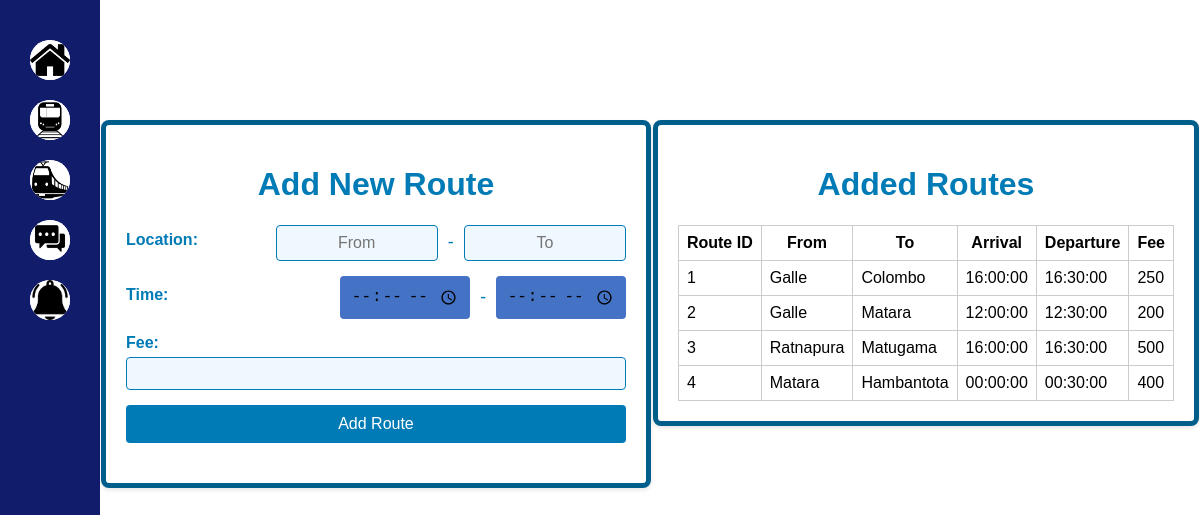
/traintimely/admin/route.php, run on the app's committed database.
### tables this page shows
CREATE TABLE `routes` (
  `route_id` int(11) NOT NULL,
  `from_station` varchar(100) DEFAULT NULL,
  `to_station` varchar(100) DEFAULT NULL,
  `arrival_time` time DEFAULT NULL,
  `departure_time` time DEFAULT NULL,
  `fee` int(11) DEFAULT NULL
);

### traintimely/admin/route.php (the view, shortened to what this page needs)
<!DOCTYPE html>
<html lang="en">
<head>
    <link rel="stylesheet" href="addroutenew1.css">
</head>
<body>
    <div class="sidebar">
        <div><a href="adminhome.php" title="Home"><img src="homeicon1.png" class="button" alt="Home" style="margin-top: 50px;"></a></div>
        <div><a href="route.php" title="Routes"><img src="railwayicon.jpg" class="button" alt="Route"></a></div>
        <div><a href="train.php" title="Trains"><img src="trainicon.jpg" class="button" alt="Train"></a></div>
        <div><a href="contacts.php" title="Messages"><img src="messageicon.jpg" class="button" alt="Messages"></a></div>
        <div><a href="notification.php" title="Notifications"><img src="notificationicon.jpg" class="button" alt="Notification"></a></div>
    </div>
    <div class="container">
        <h1>Add New Route</h1>
        <form id="routeForm" action="route.php" method="POST">
            <div class="form-group destination-container">
                <label for="destination" style="flex-basis: 100%;">Location:</label>
                <input type="text" id="routeFrom" name="routeFrom" placeholder="From" class="destination-input" required>
                <span class="separator">-</span>
                <input type="text" id="routeTo" name="routeTo" placeholder="To" class="destination-input" required>
            </div>
            <div class="form-group destination-container">
                <label for="destination" style="flex-basis: 100%;">Time:</label>
                <input type="time" id="routeArrival" name="routeArrival" placeholder="Arrival" class="destination-input" required>
                <span class="separator">-</span>
                <input type="time" id="routeDeparture" name="routeDeparture" placeholder="Departure" class="destination-input" required>
            </div>
            <div class="form-group">
                <label for="routeFee">Fee:</label>
                <input type="number" id="routeFee" name="routeFee" required>
            </div>
            <button type="submit">Add Route</button>
        </form>
    </div>
    <div class="container">
        <h1>Added Routes</h1>
        <table id="added-trains-table">
            <thead>
                <tr>
                    <th>Route ID</th>
                    <th>From</th>
                    <th>To</th>
                    <th>Arrival</th>
                    <th>Departure</th>
                    <th>Fee</th>
                </tr>
            </thead>
            <tbody>
                <?php
                    include "connection.php";
                    if ($_SERVER["REQUEST_METHOD"] == "GET") {
                        $sql1 = "SELECT route_id, from_station, to_station, arrival_time, departure_time, fee FROM routes";
                        $result = $conn->query($sql1);
                        $output = "";
                    if ($result->num_rows > 0) {
                        while ($row = mysqli_fetch_array($result)) {
                            $output .= "<tr>";
                            $output .= "<td>" . $row['route_id'] . "</td>";
                            $output .= "<td>" . $row['from_station'] . "</td>";
                            $output .= "<td>" . $row['to_station'] . "</td>";
                            $output .= "<td>" . $row['arrival_time'] . "</td>";
                            $output .= "<td>" . $row['departure_time'] . "</td>";
                            $output .= "<td>" . $row['fee'] . "</td>";
                            $output .= "</tr>";
                        }
                    } else {
                        $output = "<tr><td colspan='6'>No routes found</td></tr>";
                    }
                    echo $output;
                }
                ?>
            </tbody>
        </table>
    </div>
</body>
</html>

### traintimely/admin/addroutenew1.css (style rules this page uses)
body { margin: 0; padding: 0; background-repeat: no-repeat; background-color: white; background-size: cover; font-family: Arial, sans-serif; display: flex; flex-direction: row; height: 100vh; }
.container { max-width: 500px; margin: 20px auto; margin-top: 10%; background-color: #ffffff; padding: 20px; border-radius: 8px; box-shadow: 0 2px 4px rgba(0, 0, 0, 0.1); height: min-content; vertical-align: middle; border: 5px solid #005f8a; }
h1 { text-align: center; color: #007bb5; }
.form-group { margin-bottom: 15px; }
label { display: block; margin-bottom: 5px; font-weight: bold; color: #007bb5; }
input[type="text"], input[type="number"] { width: 100%; padding: 8px; border: 1px solid #007bb5; border-radius: 4px; box-sizing: border-box; background-color: #f0f8ff; }
button { width: 100%; padding: 10px; background-color: #007bb5; color: white; border: none; border-radius: 4px; cursor: pointer; font-size: 16px; }
.destination-container { display: flex; align-items: center; justify-content: space-between; margin-bottom: 15px; }
.destination-input { width: 45%; padding: 10px; background-color: #4472c4; color: black; border: none; border-radius: 4px; cursor: pointer; font-size: 16px; text-align: center; }
.separator { font-size: 18px; color: #007bb5; margin: 0 10px; }
.sidebar { width: 100px; background-color: #111d6a; display: flex; flex-direction: column; align-items: center; justify-content: top; }
.sidebar .button { width: 50px; height: 50px; background-color: white; border-radius: 50%; margin: 10px 0; zoom: 80%; transition: transform 0.3s ease; }
.sidebar img { zoom: 80%; }
.container table { border-collapse: collapse; border: 1px solid #ccc; }
.container table th, .container table td { border: 1px solid #ccc; padding: 8px; }

### data on the page
routes: route_id "1", from_station "Galle", to_station "Colombo", arrival_time "16:00:00", departure_time "16:30:00", fee "250"
routes: route_id "2", from_station "Galle", to_station "Matara", arrival_time "12:00:00", departure_time "12:30:00", fee "200"
routes: route_id "3", from_station "Ratnapura", to_station "Matugama", arrival_time "16:00:00", departure_time "16:30:00", fee "500"
routes: route_id "4", from_station "Matara", to_station "Hambantota", arrival_time "00:00:00", departure_time "00:30:00", fee "400"
